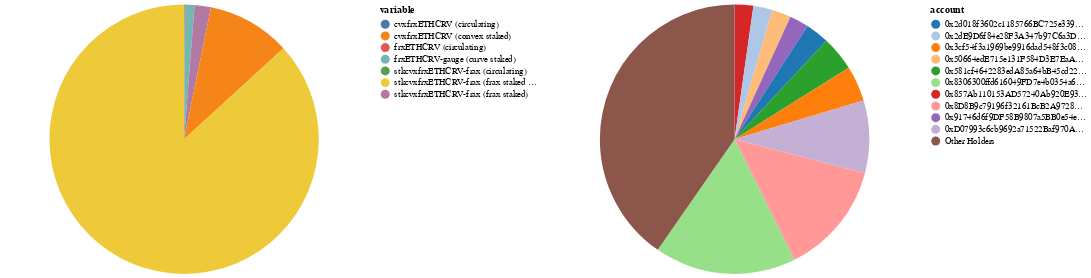

Notebook code for this chart:
### Code cell
d = df.reset_index()[['index', 'account', 'total_frxETHCRV']].reset_index()
top_n_holders = 10
d_top_n = (
    pd.concat([
        d.loc[d.index < top_n_holders][['account', 'total_frxETHCRV']].rename(columns={'total_frxETHCRV': 'frxETHCRV'}), 
        pd.DataFrame([{
            "account": "Other Holders", 
            "frxETHCRV": d.loc[d.index >= top_n_holders].total_frxETHCRV.sum()}
        ])
    ])
    .sort_values('frxETHCRV').reset_index(drop=True).reset_index()
)

(
    alt.hconcat(
        alt.Chart(
            pd.melt(df, id_vars='account', value_vars=value_cols).reset_index()
            .groupby('variable')['value'].sum().reset_index()
            .sort_values('value').reset_index(drop=True).reset_index()
        )
        .transform_joinaggregate(amount_total="sum(value)")
        .transform_calculate(fraction="datum.value / datum.amount_total")
        .mark_arc()
        .encode(
            theta="value:Q", 
            color="variable:N", 
            order="index:O", 
            tooltip=[
                alt.Tooltip("variable:N"), 
                alt.Tooltip("value:Q", format=",d", title="frxETHCRV"),
                alt.Tooltip("fraction:Q", format=".1%", title="Share"),
            ]
        ),
        alt.Chart(d_top_n)
        .transform_joinaggregate(total="sum(frxETHCRV)")
        .transform_calculate(fraction="datum.frxETHCRV / datum.total")
        .mark_arc()
        .encode(
            theta=alt.Theta("frxETHCRV:Q"), 
            color=alt.Color("account:N", scale=alt.Scale(range=colors_28)), 
            order="index:O", 
            tooltip=[
                alt.Tooltip("account:N"), 
                alt.Tooltip("frxETHCRV:Q", format=",d", title="frxETHCRV"),
                alt.Tooltip("fraction:Q", format=".1%", title="Share"),
            ]
        ) 
    )
    .resolve_scale(color="independent")
    .resolve_legend(color="independent")
)

### Figure 1 — Vega-Lite specification as saved in the notebook (floating-point values rounded to 4 significant figures)
{"$schema": "https://vega.github.io/schema/vega-lite/v4.17.0.json", "config": {"view": {"continuousHeight": 300, "continuousWidth": 400}}, "datasets": {"data-48dc359925f8a0c4a35a7325009a1c52": [{"account": "0x857Ab110153AD57240Ab920E93BFb549C045aF55", "frxETHCRV": 819.5, "index": 0}, {"account": "0x2dE9D6f84e28F3A347b97C6a3Db51D366E65bA4C", "frxETHCRV": 833.7, "index": 1}, {"account": "0x50664edE715e131F584D3E7EaAbd7818Bb20A068", "frxETHCRV": 836.6, "index": 2}, {"account": "0x91746d6f9DF58B9807a5BB0e54e4EA86600c2DBa", "frxETHCRV": 840.0, "index": 3}, {"account": "0x2d018f3602c1185766BC725e3390CAab6f44AE5b", "frxETHCRV": 1033.0, "index": 4}, {"account": "0x581cf4642283edA85a64bB45cd226854415AB830", "frxETHCRV": 1524.0, "index": 5}, {"account": "0x3cf54f3a1969be9916dad548f3c084331c4450b5", "frxETHCRV": 1562.0, "index": 6}, {"account": "0xD07993c6cb9692a71522Baf970A31069034dF2B0", "frxETHCRV": 3171.0, "index": 7}, {"account": "0x8D8B9c79196f32161BcB2A9728D274B3b45eB9AF", "frxETHCRV": 4968.0, "index": 8}, {"account": "0x8306300ffd616049FD7e4b0354a64Da835c1A81C", "frxETHCRV": 6215.0, "index": 9}, {"account": "Other Holders", "frxETHCRV": 14750.0, "index": 10}], "data-9cdd910561d5e1f92f0fe7535f3d7237": [{"index": 0, "value": 0, "variable": "cvxfrxETHCRV (circulating)"}, {"index": 1, "value": 0.05336, "variable": "stkcvxfrxETHCRV-frax (circulating)"}, {"index": 2, "value": 30.1, "variable": "frxETHCRV (circulating)"}, {"index": 3, "value": 422.7, "variable": "frxETHCRV-gauge (curve staked)"}, {"index": 4, "value": 717.4, "variable": "stkcvxfrxETHCRV-frax (frax staked)"}, {"index": 5, "value": 3653.0, "variable": "cvxfrxETHCRV (convex staked)"}, {"index": 6, "value": 31720.0, "variable": "stkcvxfrxETHCRV-frax (frax staked via convex)"}]}, "hconcat": [{"data": {"name": "data-9cdd910561d5e1f92f0fe7535f3d7237"}, "encoding": {"color": {"field": "variable", "type": "nominal"}, "order": {"field": "index", "type": "ordinal"}, "theta": {"field": "value", "type": "quantitative"}, "tooltip": [{"field": "variable", "type": "nominal"}, {"field": "value", "format": ",d", "title": "frxETHCRV", "type": "quantitative"}, {"field": "fraction", "format": ".1%", "title": "Share", "type": "quantitative"}]}, "mark": "arc", "transform": [{"joinaggregate": [{"as": "amount_total", "field": "value", "op": "sum"}]}, {"as": "fraction", "calculate": "datum.value / datum.amount_total"}]}, {"data": {"name": "data-48dc359925f8a0c4a35a7325009a1c52"}, "encoding": {"color": {"field": "account", "scale": {"range": ["#1F77B4", "#AEC7E8", "#FF7F0E", "#FFBB78", "#2CA02C", "#98DF8A", "#D62728", "#FF9896", "#9467BD", "#C5B0D5", "#8C564B", "#C49C94", "#E377C2", "#F7B6D2", "#7F7F7F", "#C7C7C7", "#BCBD22", "#DBDB8D", "#17BECF", "#9EDAE5", "#780085", "#7D45E4", "#598CEC", "#3BBEA9", "#56DE52", "#A2EC55", "#DCDD5C", "#F9965B"]}, "type": "nominal"}, "order": {"field": "index", "type": "ordinal"}, "theta": {"field": "frxETHCRV", "type": "quantitative"}, "tooltip": [{"field": "account", "type": "nominal"}, {"field": "frxETHCRV", "format": ",d", "title": "frxETHCRV", "type": "quantitative"}, {"field": "fraction", "format": ".1%", "title": "Share", "type": "quantitative"}]}, "mark": "arc", "transform": [{"joinaggregate": [{"as": "total", "field": "frxETHCRV", "op": "sum"}]}, {"as": "fraction", "calculate": "datum.frxETHCRV / datum.total"}]}], "resolve": {"legend": {"color": "independent"}, "scale": {"color": "independent"}}}
